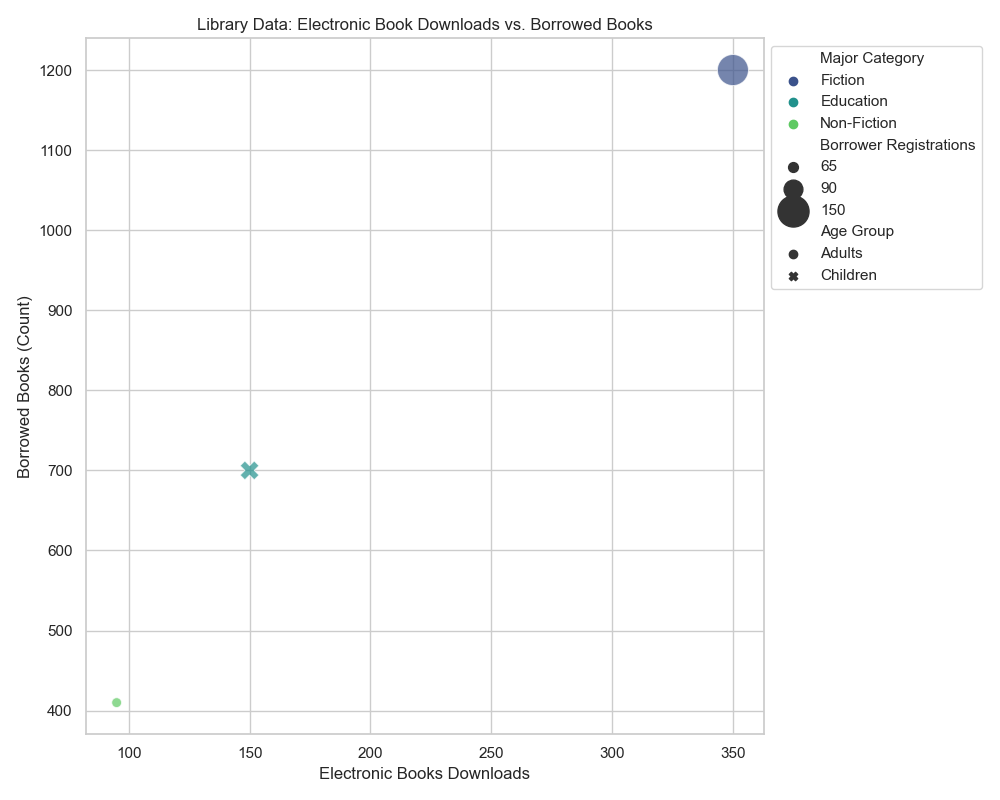

Write Python code to recreate this figure.

import seaborn as sns
import matplotlib.pyplot as plt
import pandas as pd

# Given table data as a list of dictionaries
data = [
    {'Library Name': 'Main Street Library', 'Month': 'January', 'Borrower Registrations': 150, 'Age Group': 'Adults', 'Major Category': 'Fiction', 'Borrowed Books (count)': 1200, 'Electronic Books Downloads': 350},
    {'Library Name': 'Pine Cone Library', 'Month': 'January', 'Borrower Registrations': 90, 'Age Group': 'Children', 'Major Category': 'Education', 'Borrowed Books (count)': 700, 'Electronic Books Downloads': 150},
    # ... (other data entries would go here)
    {'Library Name': 'Hilltop Library', 'Month': 'March', 'Borrower Registrations': 65, 'Age Group': 'Adults', 'Major Category': 'Non-Fiction', 'Borrowed Books (count)': 410, 'Electronic Books Downloads': 95}
]

# Create a DataFrame from the data
df = pd.DataFrame(data)

# Start a figure
plt.figure(figsize=(10, 8))

# Create the bubble chart
bubble_chart = sns.scatterplot(
    data=df,
    x="Electronic Books Downloads",     # x-axis data
    y="Borrowed Books (count)",         # y-axis data
    size="Borrower Registrations",      # Bubble sizes reflect the number of registrations
    sizes=(50, 500),                    # Range of bubble sizes
    hue="Major Category",               # Color the points by the Major Category
    style="Age Group",                  # Different shapes for Age Groups
    palette="viridis",                  # Color palette
    alpha=0.7                           # Transparency of bubbles
)

# Adjust the legend for bubble sizes
bubble_chart.legend(loc='upper left', bbox_to_anchor=(1, 1))

# Title and labels
plt.title('Library Data: Electronic Book Downloads vs. Borrowed Books')
plt.xlabel('Electronic Books Downloads')
plt.ylabel('Borrowed Books (Count)')

# Adjust layout for better fit
plt.tight_layout()

# Show the plot
plt.show()
